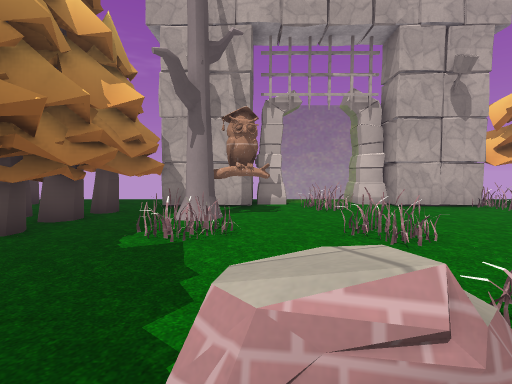
View 1 (above)

17 first-person views from a walk through a Godot game level. The camera is 1.2 m above the floor, tilts 4° down and sees 85° across. The floor is counted in squares, 1 m on a side. Each view is taken from the middle of a square. On the plan, view 1 faces up. The plan holds only what a view shows up to about 13 squares ahead; the rest is blank. The place goes on beyond the plan. Some surface patterns are stand-ins.

View 2
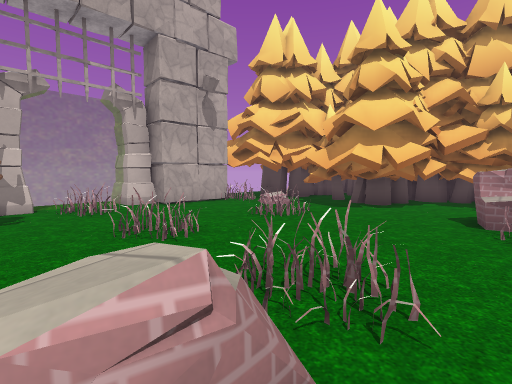

View 3
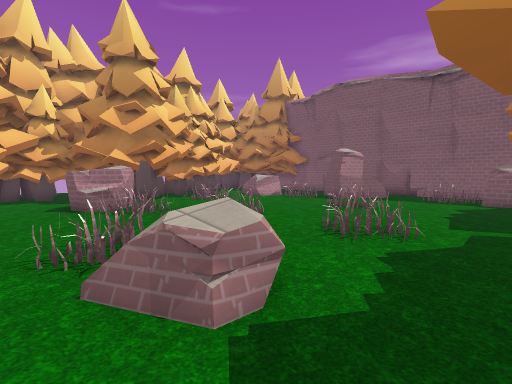

View 4
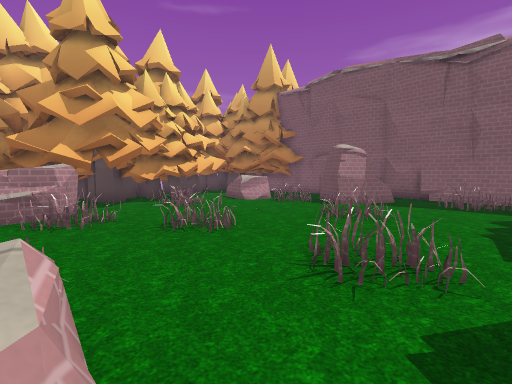

View 5
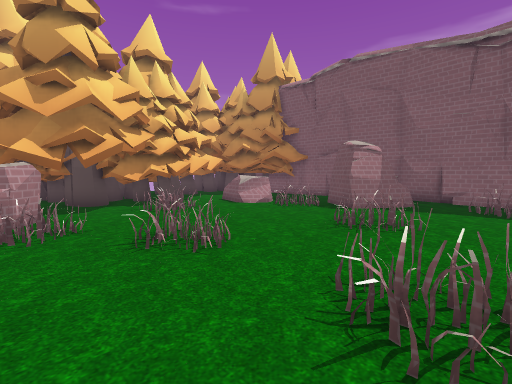

View 6
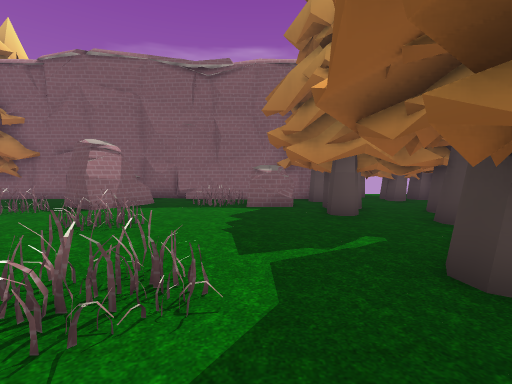

View 7
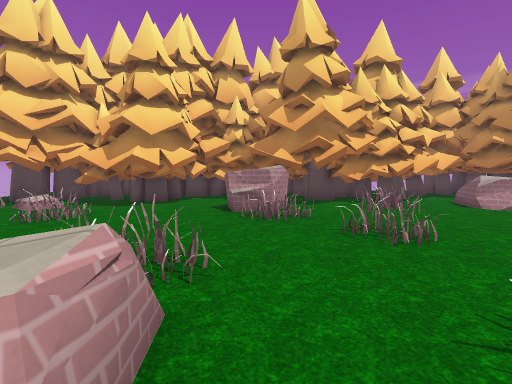

View 8
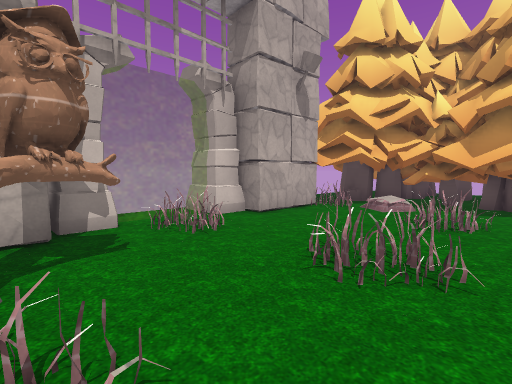

View 9
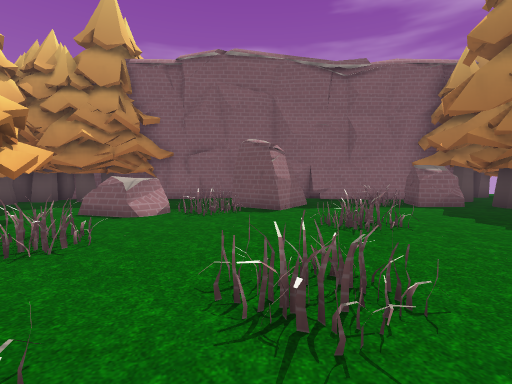

View 10
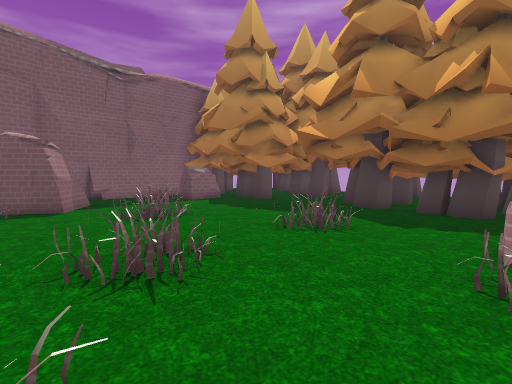

View 11
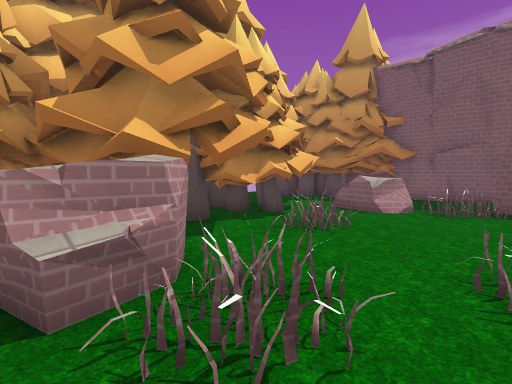

View 12
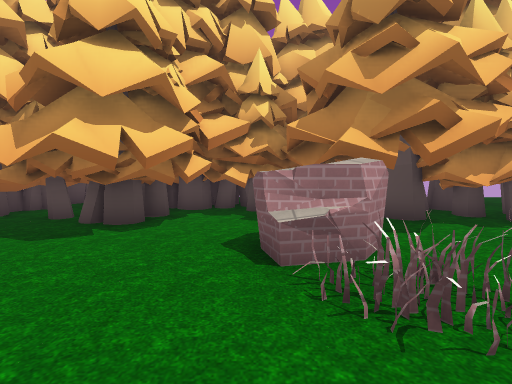

View 13
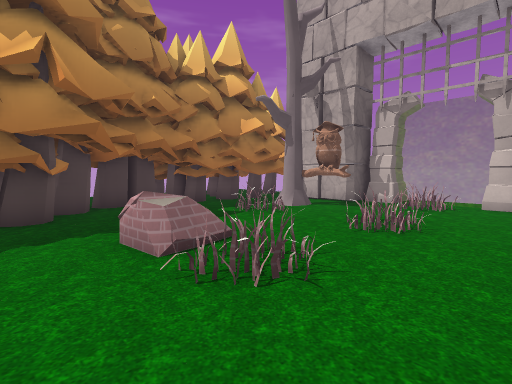

View 14
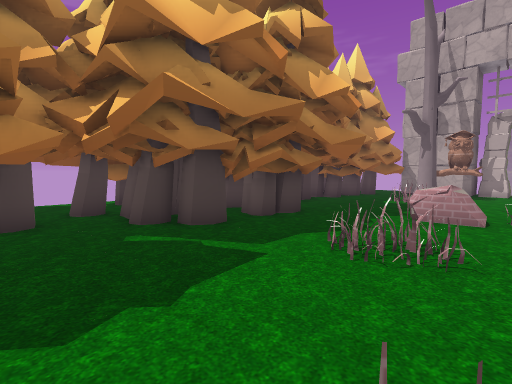

View 15
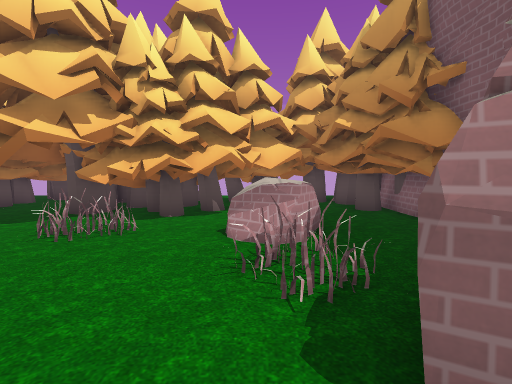

View 16
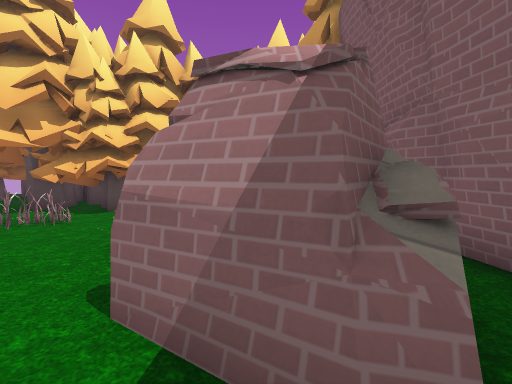

View 17
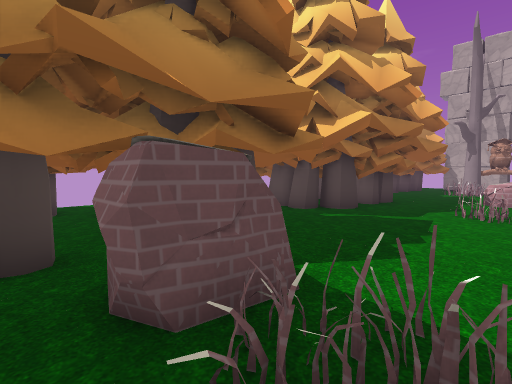

### Floor plan
Key: @ floor where view 1 was taken; # wall or solid block; . floor; = window, fence, low wall or low ledge; ^ raised ledge; O other object.
Columns run from 4 left of view 1 to 12 right of it. Each row starts with its distance up from view 1.
 12     ##..#
 11     ##..##
 10     #.=..#####
  9    ##.==....##
  8   ###........#
  7 ####........O#
  6 ##==...=...=.#
  5 #..=..==..==.#
  4 #............##
  3  ............####
  2   ..===.........#
  1   ..^===....^...#
  0  #..@......=^^###
 -1  #........==^^##
 -2  #...=...=...##
 -3 ##..==..==...##
 -4 ##...........=#
 -5 #...........==#
 -6 ##....==......##
 -7 ###....=......###
 -8  ##........====.#
 -9   #.....#.====..#
-10   #^.=..###.....#
-11   #^==.=##.....##
-12   #...........###
-13   ###############

Positions as (right, up) in squares from view 1, and headings:
1: (0, 0), facing up
2: (0, 0), facing up-right
3: (-2, 3), facing down-right
4: (-1, 1), facing down-right
5: (0, 0), facing down-right
6: (-1, 0), facing down
7: (-1, 0), facing right
8: (-1, 4), facing up-right
9: (5, 0), facing down
10: (6, 1), facing down-left
11: (5, 1), facing down-right
12: (4, 1), facing right
13: (5, -1), facing up-left
14: (2, -7), facing up-left
15: (3, -8), facing right
16: (2, -10), facing right
17: (1, -12), facing up-left
